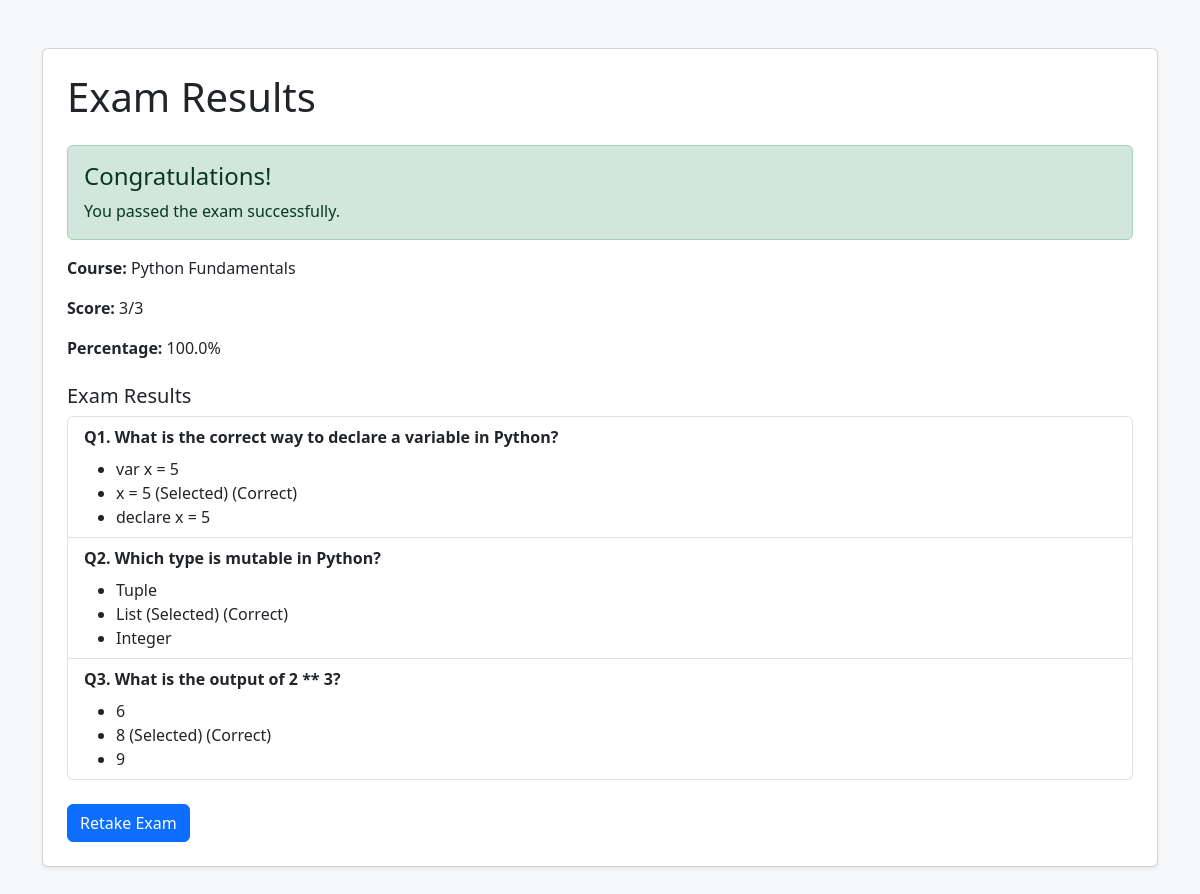
Page /result/1/ (signed in) on the committed database.
### courses/models.py (models this page shows, shortened)
class Course(models.Model):
    name = models.CharField(max_length=200)
    description = models.TextField(blank=True)
    pub_date = models.DateField(auto_now_add=True)
    class Meta:
        db_table = "course"

class Question(models.Model):
    lesson = models.ForeignKey(Lesson, on_delete=models.CASCADE, related_name='questions')
    question_text = models.TextField()
    grade = models.IntegerField(default=1)
    question_type = models.CharField(
        max_length=10,
        choices=[('MC', 'Multiple Choice')],
        default='MC'
    )
    order = models.IntegerField(default=0)
    class Meta:
        db_table = "question"
        ordering = ['order']
    def is_get_score(self, selected_ids):
        correct_choice_ids = set(self.choices.filter(is_correct=True).values_list("id", flat=True))
        selected_for_question = set(
            self.choices.filter(id__in=selected_ids).values_list("id", flat=True)
        )
        return self.grade if selected_for_question == correct_choice_ids else 0

class Choice(models.Model):
    question = models.ForeignKey(Question, on_delete=models.CASCADE, related_name='choices')
    choice_text = models.CharField(max_length=500)
    is_correct = models.BooleanField(default=False)
    order = models.IntegerField(default=0)
    class Meta:
        db_table = "choice"
        ordering = ['order']

### courses/views.py (the view)
# urls.py: path("result/<int:submission_id>/", views.show_exam_result, name='show_exam_result'),
@login_required
def show_exam_result(request, submission_id):
    submission = get_object_or_404(Submission, pk=submission_id, user=request.user)
    lesson = submission.lesson
    course = submission.course or lesson.course
    selected_ids = list(submission.selected_choices.values_list('id', flat=True))
    questions = Question.objects.filter(lesson__course=course).order_by('lesson_id', 'order')
    total_score = 0
    possible_score = 0
    for question in questions:
        total_score += question.is_get_score(selected_ids)
        possible_score += question.grade
    submission.score = total_score
    submission.total_questions = questions.count()
    submission.save(update_fields=['score', 'total_questions'])
    percentage = (total_score / possible_score * 100) if possible_score else 0
    is_passed = percentage >= 70
    context = {
        'course': course,
        'selected_ids': selected_ids,
        'grade': total_score,
        'possible': possible_score,
        'submission': submission,
        'lesson': lesson,
        'questions': questions,
        'percentage': percentage,
        'is_passed': is_passed,
        'score': total_score,
        'total_questions': possible_score,
    }
    return render(request, 'exam_result_bootstrap.html', context)

### courses/templates/exam_result_bootstrap.html (shortened to what this page needs)
<!DOCTYPE html>
<html lang="en">
<head>
    <link href="https://cdn.jsdelivr.net/npm/bootstrap@5.3.0/dist/css/bootstrap.min.css" rel="stylesheet">
</head>
<body class="bg-light">
    <div class="container py-5">
        <div class="card shadow-sm">
            <div class="card-body p-4">
                <h1 class="mb-4">Exam Results</h1>
                {% if is_passed %}
                    <div class="alert alert-success" role="alert">
                        <h4 class="alert-heading">Congratulations!</h4>
                        <p class="mb-0">You passed the exam successfully.</p>
                    </div>
                {% else %}
                    <div class="alert alert-danger" role="alert">
                        <h4 class="alert-heading">Keep trying!</h4>
                        <p class="mb-0">You need at least 70% to pass.</p>
                    </div>
                {% endif %}
                <p><strong>Course:</strong> {{ course.name }}</p>
                <p><strong>Score:</strong> {{ grade }}/{{ possible }}</p>
                <p><strong>Percentage:</strong> {{ percentage|floatformat:1 }}%</p>
                <h5 class="mt-4">Exam Results</h5>
                <div class="list-group">
                    {% for question in questions %}
                        <div class="list-group-item">
                            <div class="fw-semibold">Q{{ forloop.counter }}. {{ question.question_text }}</div>
                            <ul class="mb-0 mt-2">
                                {% for choice in question.choices.all %}
                                    <li>
                                        {{ choice.choice_text }}
                                        {% if choice.id in selected_ids %}(Selected){% endif %}
                                        {% if choice.is_correct %}(Correct){% endif %}
                                    </li>
                                {% endfor %}
                            </ul>
                        </div>
                    {% endfor %}
                </div>
                <a href="{% url 'course_details' lesson.id %}" class="btn btn-primary mt-4">Retake Exam</a>
            </div>
        </div>
    </div>
</body>
</html>

### rows in the picture
Course: name "Python Fundamentals"
Question: question_text "What is the correct way to declare a variable in Python?"
Choice: choice_text "var x = 5"
Choice: choice_text "x = 5", shows "(Selected)", is_correct "(Correct)"
Choice: choice_text "declare x = 5"
Question: question_text "Which type is mutable in Python?"
Choice: choice_text "Tuple"
Choice: choice_text "List", shows "(Selected)", is_correct "(Correct)"
Choice: choice_text "Integer"
Question: question_text "What is the output of 2 ** 3?"
Choice: choice_text "6"
Choice: choice_text "8", shows "(Selected)", is_correct "(Correct)"
Choice: choice_text "9"

### other values in the picture
{{ grade }} "3"
{{ possible }} "3"
{{ percentage|floatformat:1 }} "100.0"
